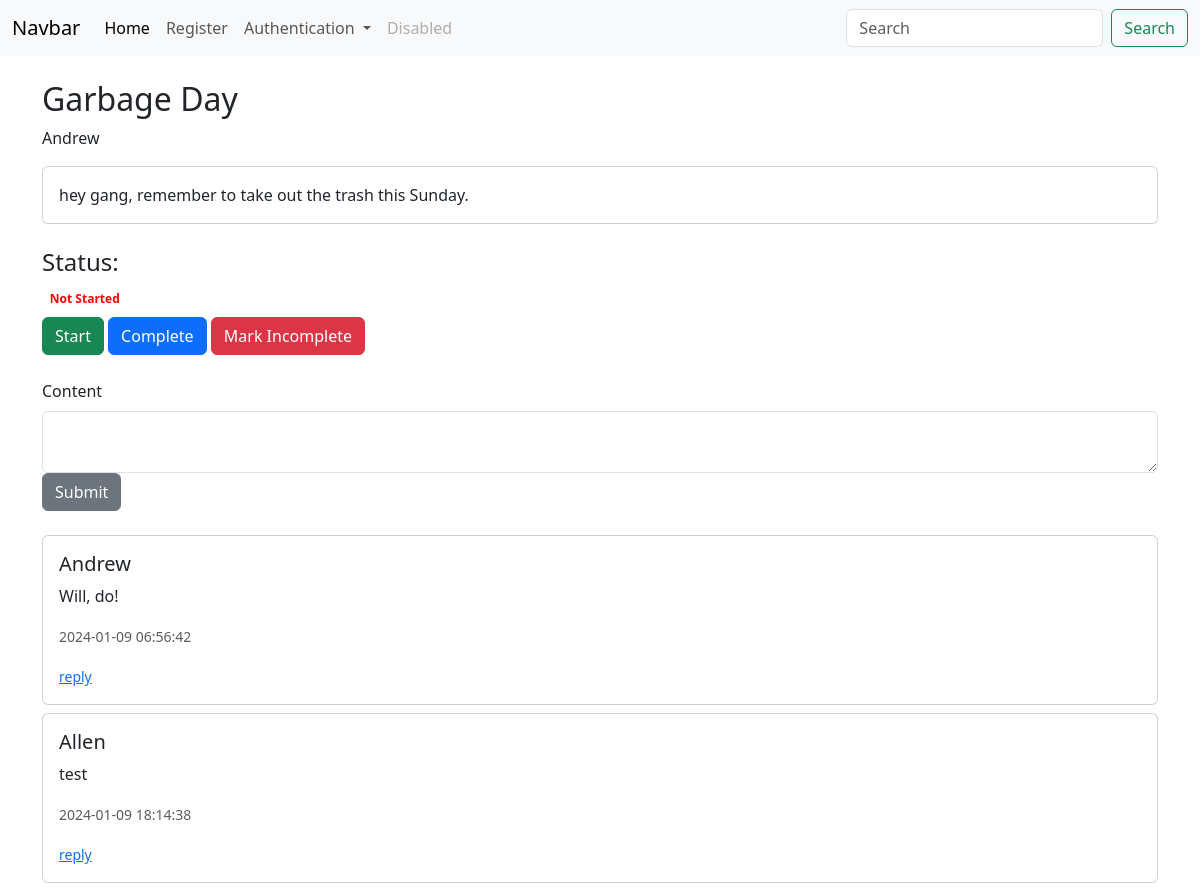
The app's page /group_task/2 (signed in), older data.
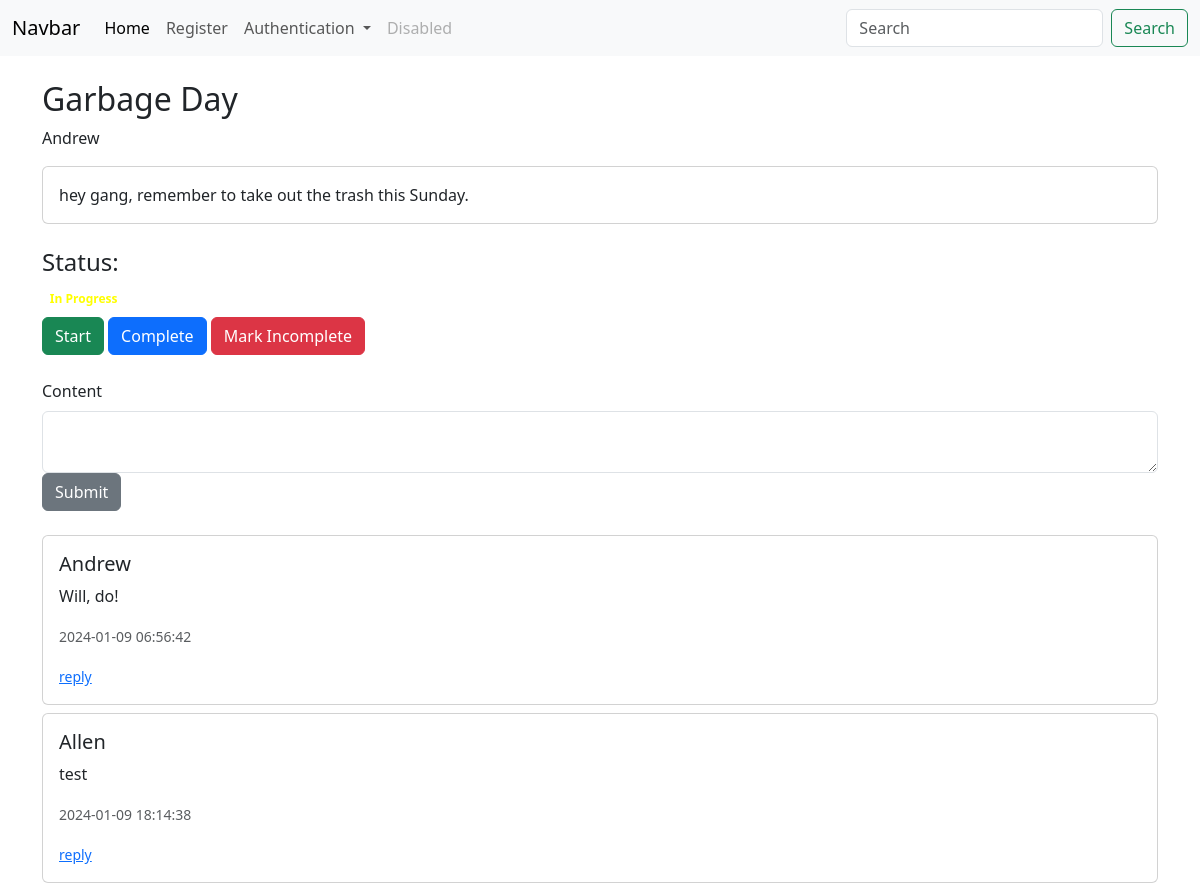
The same page, newer data.
### app/dash/routes.py (the view, shortened to what this page needs)
@dash_bp.route("/group_task/<int:id>", methods=['GET', 'POST'])
@login_required
def group_task(id):
    comment_form = GroupTaskCommentForm()
    if comment_form.validate_on_submit():
        return paul.post_task_comment_and_redirect(comment_form, id)
    comments = paul.get_task_comments(id)
    task = paul.get_task(id)
    name = paul.get_poster_name(task.poster_id)
    comment_form.content.data = '' # not entirely neccessary, paul handles this
    return render_template("group_task.html", id=id, comments = comments, task = task, name=name, comment_form=comment_form, get_name = paul.get_poster_name)

### app/forms.py
class GroupTaskCommentForm(FlaskForm):
    content = CKEditorField('Content', validators=[DataRequired()])
    submit = SubmitField("Submit")

class SearchForm(FlaskForm):
    searched = StringField("Searched", validators=[DataRequired()])
    submit = SubmitField("Submit")

### app/DataInterface/group.py (called while the page is built)
    def get_task_comments(self, id):
        task = GroupTasks.query.get_or_404(id)
        comments = []
        get_comments = GroupTasksComments.query.filter_by(parent_id=0, task_id = id)
        for i in get_comments:
            comments.append(i)
        return comments

    def get_poster_name(self, poster_id ):
        return Users.query.filter_by(id = poster_id).first().name

    def get_task(self, id):
        return GroupTasks.query.get_or_404(id)

### run.py (called while the page is built)
@app.context_processor
def base():
    form = SearchForm()
    return dict(form=form)

### app/templates/group_task.html (shortened to what this page needs)
{% extends 'base.html' %}
{% block content %}
<div class="container mt-4">
    <h2>{{ task.title }}</h2>
    <p>{{ name }}</p>
    <div class="card mb-4">
        <div class="card-body">
            <p class="card-text" style="max-width: 800px; word-wrap: break-word;">{{ task.content }}</p>
        </div>
    </div>
    <div class="status mb-4">
        <h4>Status:</h4>
        {% if task.status == 0 %}
            <h4 class="badge badge-warning" style="color:red;">Not Started</h4>
        {% elif task.status == 1 %}
            <h3 class="badge badge-info" style="color:yellow;">In Progress</h3>
        {% elif task.status == 2 %}
            <h3 class="badge badge-success" style="color:green;">Completed</h3>
        {% endif %}
        <form method="POST" class="mb-4">
            <button type="submit" name="start" value="1" class="btn btn-success">Start</button>
            <button type="submit" name="complete" value="2" class="btn btn-primary">Complete</button>
            <button type="submit" name="incomplete" value="0" class="btn btn-danger">Mark Incomplete</button>
        </form>
    </div>
    <form method="POST" class="mb-4">
        <div class="form-group">
            {{ comment_form.content.label(class="form-label") }}
            {{ comment_form.content(class="form-control") }}
        </div>
        {{ comment_form.submit(class="btn btn-secondary") }}
    </form>
    <div class="comments">
        {% for comment in comments %}
            <div class="card mb-2">
                <div class="card-body">
                    <h5 class="card-title">{{ get_name(comment.poster_id) }}</h5>
                    <p class="card-text">{{ comment.content }}</p>
                    <p class="card-text"><small class="text-muted">{{ comment.date_posted.strftime('%Y-%m-%d %H:%M:%S') }}</small></p>
                    <small><a href="{{url_for('dash_bp.comment', id=comment.id)}}">reply</a></small>
                </div>
            </div>
        {% endfor %}
    </div>
</div>
{% endblock %}

Row changes from the older to the newer data that the page shows:
changed GroupTasks "Garbage Day": status 0 → 1 (drawn)
Text that changed along with them:
text no longer shown: "Not Started"
text now shown: "In Progress"
